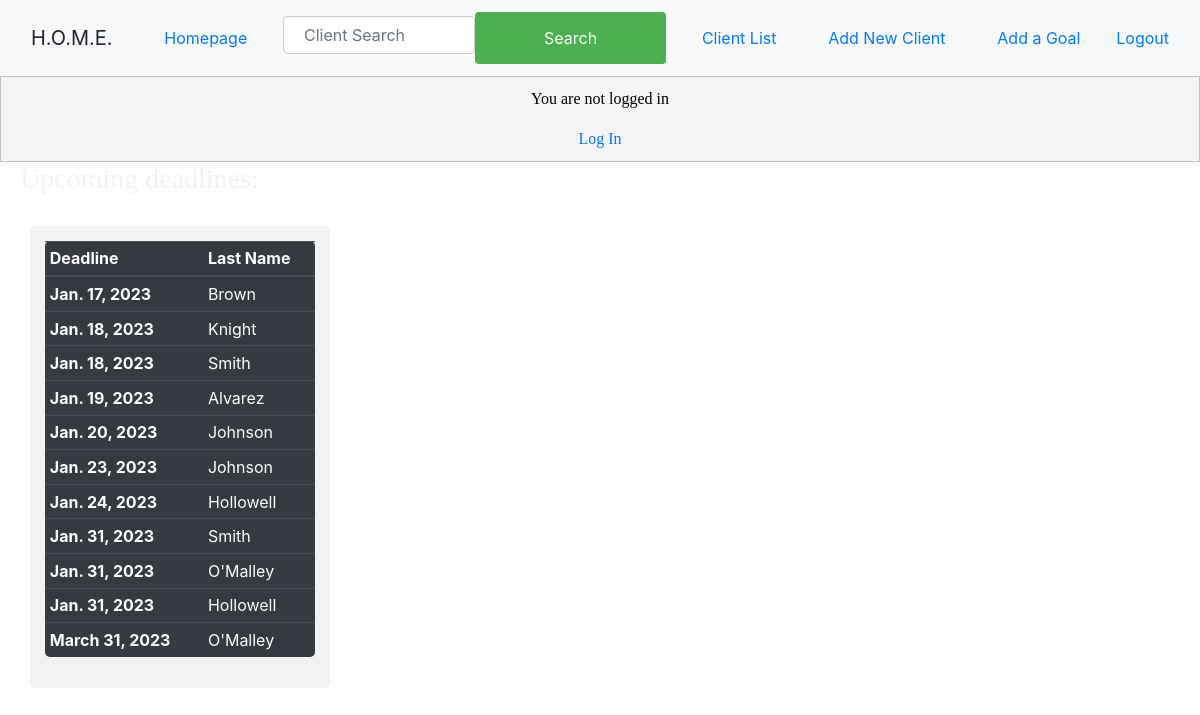
Before: /homepage/ with the older database file.
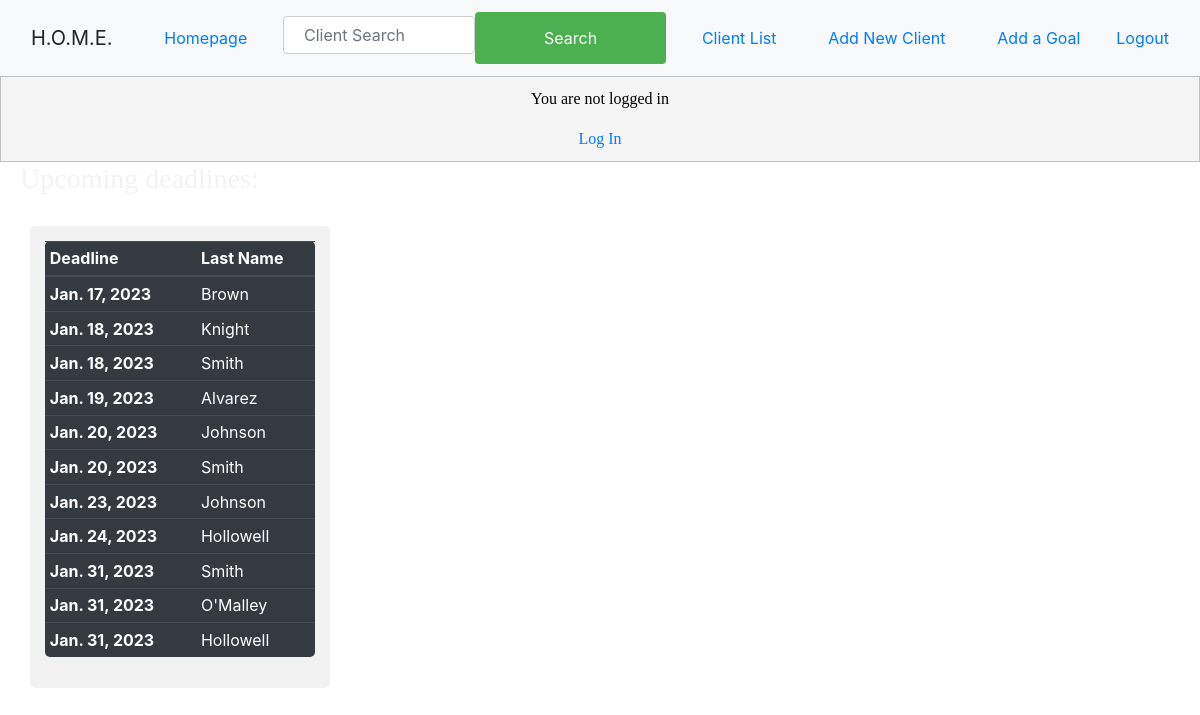
After: the same page with the newer database file.
### HOME_App/models.py (models this page shows)
class Goals(models.Model):
    selectClient = models.ForeignKey(Client, on_delete=models.CASCADE)
    dateCreated = models.DateField(null=True)
    goalEndDate = models.DateField(null=True)
    goalNotes = models.TextField(max_length=500)
    goals = models.BooleanField(default = False)
    def __str__(self):
        return f"{self.selectClient}, {self.goalEndDate}, {self.goals}"

class Client(models.Model):
    firstName = models.CharField(max_length=20)
    lastName = models.CharField(max_length=20)
    dateOfBirth = models.DateField()
    clientNotes = models.TextField(max_length=500)
    def __str__(self):
        return self.lastName

### HOME_App/views.py (the view)
# urls.py: path('homepage/', views.dashboard, name = 'homepage'),
def dashboard(request):
    dashboard_deadlines = Goals.objects.all().order_by('goalEndDate').filter(goals=False)
    print(dashboard_deadlines)
    context = {
        'dashboard_deadlines': dashboard_deadlines
    }
    return render(request, 'home.html', context)

### templates/home.html
{% extends 'base.html' %} {% block content %} {% load static %}
<div class="header2">
  {% if user.is_authenticated %}
  <h2>
    Hi {{ user.first_name }}! Welcome to the Homeless Outreach Managing
    Enagement system.
  </h2>
  {% else %}
  <p>You are not logged in</p>
  <a href="{% url 'login' %}">Log In</a>
  {% endif %}
</div>
<h3>Upcoming deadlines:</h3>
<div class="flex-container">
  <table class="table table-sm table-dark">
    <thead>
      <tr>
        <th scope="col">Deadline</th>
        <th scope="col">Last Name</th>
      </tr>
    </thead>
    <tbody class="table-group-divider">
      {% for post in dashboard_deadlines %}
      <tr>
        <th scope="row">{{ post.goalEndDate }}</th>
        <td>{{ post.selectClient }}</td>
      </tr>
      {% endfor %}
    </tbody>
  </table>
</div>
{% endblock %}

### templates/base.html (shortened to what this page needs)
{% load static %}
<!DOCTYPE html>
<html lang="en">
  <head>
    <link rel="stylesheet" href="{% static 'styles.css' %}" type="text/css"/>
    <link
      rel="stylesheet"
      href="https://stackpath.bootstrapcdn.com/bootstrap/4.3.1/css/bootstrap.min.css"
    />
  </head>
  <body>
    <nav class="navbar bg-light">
      <div class="container-fluid">
        <a class="navbar-brand">H.O.M.E.</a>
        <a class="nav-link active" aria-current="page" href="{% url 'homepage' %}">Homepage</a>
        <form class="d-flex" role="search" action="{% url 'clientsearch' %}" method="POST">
          <input
            class="form-control me-2"
            type="text"
            name="lastName"
            placeholder="Client Search"
            aria-label="Search"
          />
          <button class="btn btn-outline-success" type="submit">Search</button>
        </form>
        <a class="nav-link active" aria-current="page" href="{% url 'client' %}"
          >Client List</a
        >
        <a class="nav-link active" aria-current="page" href="{% url 'newclient' %}"
          >Add New Client</a
        >
        <a class="nav-link active" aria-current="page" href="{% url 'deadlines' %}"
          >Add a Goal</a
        >
        <a class="nav-link-active" aria-current="page" href="{% url 'logout' %}"
          >Logout</a>
      </div>
    </nav>
    {% block content %} {% endblock %}
  </body>
</html>

### static/styles.css (style rules this page uses)
body { background-color: green; }
h3 { color:#f2f2f2; font-family: 'Gill Sans'; margin: 20px; margin-top: 20px; }
.header2 { color: black; background-color: whitesmoke; border: 1px solid silver; padding: 10px; font-family: 'Gill Sans'; text-align: center; }
.flex-container { border-radius: 5px; background-color: #f2f2f2; padding: 15px; width: 300px; height:auto; align-items: center; justify-content: center; margin: 30px; }
.table { border-radius: 5px; background-color: #f2f2f2; padding: 10px 30px 10px 30px; }
input[type=text], select { width: 100%; padding: 12px 20px; margin: 8px 0; display: inline-block; border: 1px solid #ccc; border-radius: 4px; box-sizing: border-box; }
button[type=submit] { width: 100%; background-color: #4CAF50; color: white; padding: 14px 20px; margin: 4px 0; border: none; border-radius: 4px; cursor: pointer; }

### templates/base.html (style rules this page uses)
body { background-image: url("https://www.riseservices.org/wp-content/uploads/2021/03/759c10e441069f463d01544369840dba_XL-768x513.jpg"); background-repeat: no-repeat; background-size: cover; width: 100%; height: auto; }

Changed rows visible on the page:
removed Goals: goalEndDate "March 31, 2023", selectClient "O'Malley"
added Goals: goalEndDate "Jan. 20, 2023", selectClient "Smith"
